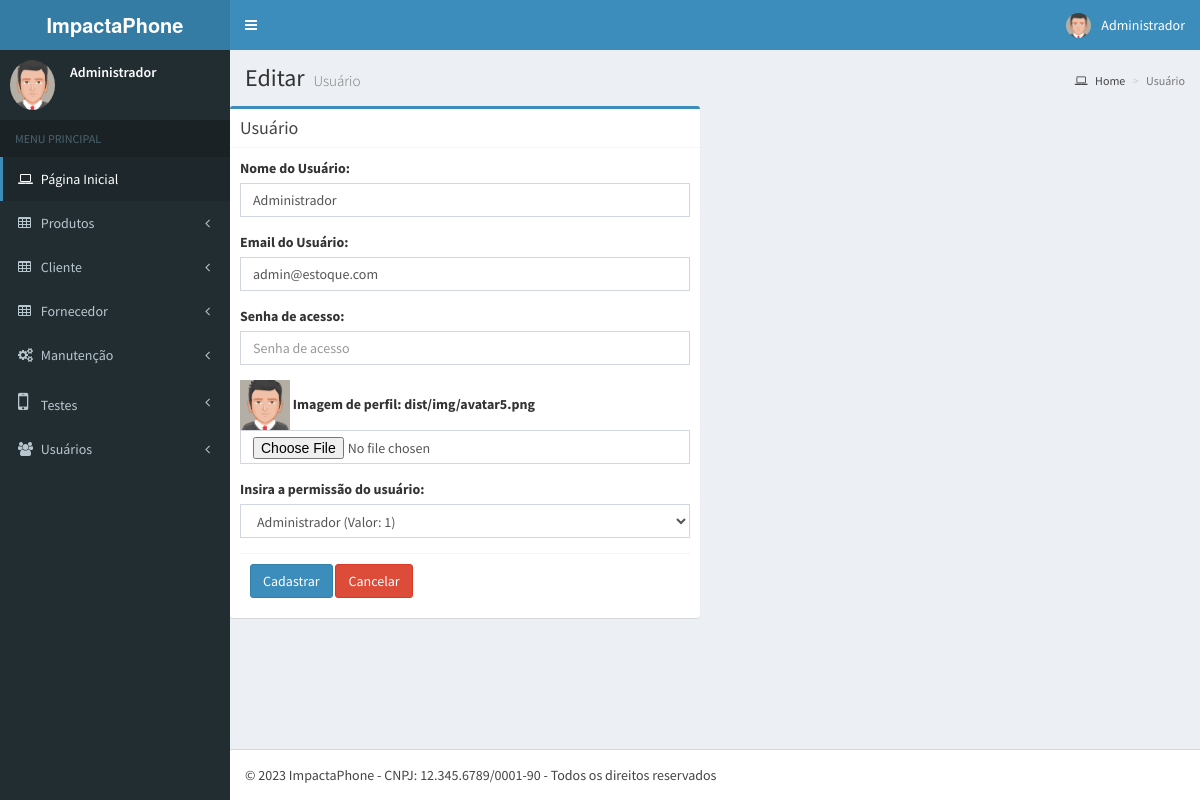
The page /interface/usuarios/editusuarios.php?q=3 (signed in) on the database its author committed.
### tables this page shows
CREATE TABLE IF NOT EXISTS `usuario` (
  `idUser` int NOT NULL AUTO_INCREMENT,
  `Username` varchar(75) NOT NULL,
  `Email` varchar(75) NOT NULL,
  `senha` varchar(75) NOT NULL,
  `imagem` varchar(100) NOT NULL,
  `Dataregistro` date NOT NULL,
  `Permissao` tinyint NOT NULL,
  PRIMARY KEY (`idUser`)
);

### App/Models/connect.php (called while the page is built, shortened)
<?php
class Connect{
	var $localhost = "localhost";
	var $root = "root";
	var $passwd = "";
	public function __construct()
	{
		$this->SQL = mysqli_connect($this->localhost, $this->root, $this->passwd);
	}
}

### App/Models/usuario.class.php (called while the page is built, shortened)
<?php
require_once 'connect.php';
class Usuario extends Connect
{
public function editUser($value){
	$this->query = "SELECT *FROM `usuario` WHERE `idUser` = '$value'";
	$this->result = mysqli_query($this->SQL, $this->query) or die ( mysqli_error($this->SQL));
	if($row = mysqli_fetch_array($this->result)){
		$idUser = $row['idUser'];
		$Username = $row['Username'];
		$Email = $row['Email'];
		$senha = $row['senha'];
		$nomeimagem = $row['imagem'];
		$Permissao = $row['Permissao'];
		return $resp = array('Usuario' => ['idUser'   => $idUser,
			'Username'   => $Username,
			'Email' => $Email,
			'senha' => $senha,
			'imagem' => $nomeimagem,
			'Permissao' => $Permissao] , );
		}
}
}
$usuario = new Usuario;

### interface/usuarios/editusuarios.php (the view, shortened to what this page needs)
<?php
require_once '../../App/auth.php';
require_once '../../layout/script.php';
require_once '../../App/Models/usuario.class.php';
if(isset($_GET['q'])){
$resp = $usuario->editUser($_GET['q']);
echo $head;
echo $header;
echo $aside;
echo '<div class="content-wrapper">';
echo '
    <section class="content-header">
      <h1>
        Editar <small>Usuário</small>
      </h1>
      <ol class="breadcrumb">
        <li><a href="../"><i class="fa fa-laptop"></i> Home</a></li>
        <li class="active">Usuário</li>
      </ol>
    </section>
    <section class="content">
      <div class="row">';
echo '
      <div class="row">
        <div class="col-md-6">
          <div class="box box-primary">
            <div class="box-header with-border">
              <h3 class="box-title">Usuário</h3>
            </div>
            <form role="form" enctype="multipart/form-data" action="../../App/Database/insertuser.php" method="POST">
              <div class="box-body">
                <div class="form-group">
                  <label for="exampleInputEmail1">Nome do Usuário:</label>
                  <input type="text" name="Username" class="form-control" id="exampleInputEmail1" placeholder="Nome do Usuário" value="'.$resp['Usuario']['Username'].'">
                </div>
                <div class="form-group">
                  <label for="exampleInputEmail1">Email do Usuário:</label>
                  <input type="text" name="Email" class="form-control" id="exampleInputEmail1" placeholder="Email do Usuário" value="'.$resp['Usuario']['Email'].'">
                </div>
                <div class="form-group">
                  <label for="exampleInputEmail1">Senha de acesso:</label>
                  <input type="password" name="senha" class="form-control" id="exampleInputEmail1" placeholder="Senha de acesso" value="">
                </div>
                <div class="form-group">
                <img src="../'.$resp['Usuario']['imagem'].'" width="50" >
                  <label for="exampleInputEmail1">Imagem de perfil: '.$resp['Usuario']['imagem'].'</label>
                  <input type="file" name="arquivo" class="form-control">
                </div>
                <div class="form-group">
                  <label for="exampleInputEmail1">Insira a permissão do usuário:</label>
                    <select name="Permissao" class="form-control">
                      <option value="1">Administrador (Valor: 1)</option>
                    </select>
                </div>
                <input type="hidden" name="valor" value="'.$resp['Usuario']['imagem'].'">
                <input type="hidden" name="idUser" value="'.$resp['Usuario']['idUser'].'">
              <div class="box-footer">
                <button type="submit" name="upload" class="btn btn-primary" value="Cadastrar">Cadastrar</button>
                <a class="btn btn-danger" href="../../interface/usuarios">Cancelar</a>
              </div>
            </form>
          </div>
          </div>
</div>';
echo '</div>';
echo '</div>';
echo '</div>';
echo  $footer;
echo $javascript;
}
else{
	header('Location: ./');
}
?>

### rows shown on the page
usuario: Username "Administrador", Email "admin@estoque.com", imagem (picture), imagem "dist/img/avatar5.png"

### other values the page prints
$usuario "Administrador"
